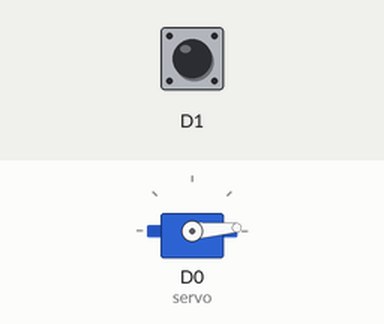
A sketch run on a simulated Particle Photon. Parts: servo. Inputs (shaded band) come from the test bench; at power-on: D1 HIGH. The local clock reads 2024-03-15 10:24:30 at power-on unless the sketch sets it.

Above: at 0.05 s.
At 1.85 s:
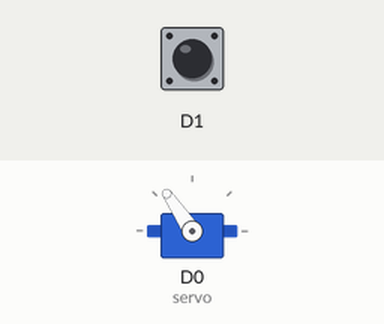
At 3.7 s:
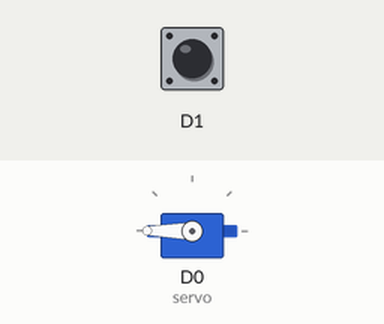
At 7.35 s:
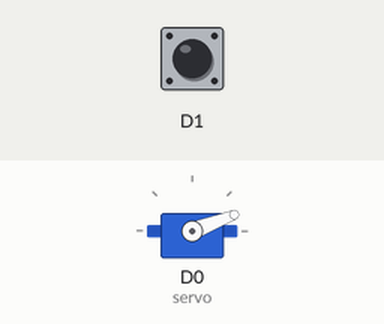
Timing chart, 0 to 9.9 s (numbered marks = the images above):
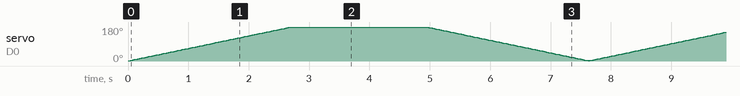

The sketch:

Practica30.ino
```cpp
Servo servo;
int minute = 0;
int hour = 0;
int day = 0;
int month = 0;
bool hasBeenFeed = false;
void setup()
{
    pinMode(D0, OUTPUT);
    servo.attach(D0);
    pinMode(D1, INPUT_PULLUP);
    Time.zone(-6);
    Particle.variable("minute", &minute, INT);
    Particle.variable("hour", &hour, INT);
}

void loop()
{
    minute = Time.minute();
    hour = Time.hour();
    day = Time.day();
    month = Time.month();
    if (digitalRead(D1) == HIGH)
    {
        alimentarPez();
    }
    if (month == 12 && day == 27 && hour == 22 && minute == 46)
    {
        if (!hasBeenFeed)
        {
            alimentarPez();
            hasBeenFeed = true;
        }
    }
    if (month == 12 && day == 27 && hour == 22 && minute == 47)
    {
        hasBeenFeed = false;
    }
}

void alimentarPez()
{
    for (int i = 1; i < 255; i++)
    {
        servo.write(i);
        delay(15);
    }
    for (int i = 255; i > 1; i--)
    {
        servo.write(i);
        delay(15);
    }
}
```
